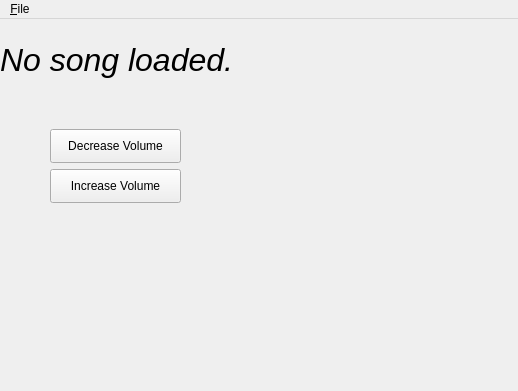
<?xml version="1.0" encoding="UTF-8"?>
<ui version="4.0">
 <class>MainWindow</class>
 <widget class="QMainWindow" name="MainWindow">
  <property name="geometry">
   <rect>
    <x>0</x>
    <y>0</y>
    <width>518</width>
    <height>391</height>
   </rect>
  </property>
  <property name="windowTitle">
   <string>Untzy</string>
  </property>
  <widget class="QWidget" name="centralWidget">
   <widget class="QLabel" name="songLabel">
    <property name="geometry">
     <rect>
      <x>0</x>
      <y>0</y>
      <width>511</width>
      <height>81</height>
     </rect>
    </property>
    <property name="sizePolicy">
     <sizepolicy hsizetype="Ignored" vsizetype="Ignored">
      <horstretch>0</horstretch>
      <verstretch>0</verstretch>
     </sizepolicy>
    </property>
    <property name="font">
     <font>
      <pointsize>24</pointsize>
      <italic>true</italic>
     </font>
    </property>
    <property name="text">
     <string>No song loaded.</string>
    </property>
   </widget>
   <widget class="QPushButton" name="dec_vol">
    <property name="geometry">
     <rect>
      <x>50</x>
      <y>110</y>
      <width>131</width>
      <height>34</height>
     </rect>
    </property>
    <property name="text">
     <string>Decrease Volume</string>
    </property>
   </widget>
   <widget class="QPushButton" name="inc_vol">
    <property name="geometry">
     <rect>
      <x>50</x>
      <y>150</y>
      <width>131</width>
      <height>34</height>
     </rect>
    </property>
    <property name="text">
     <string>Increase Volume</string>
    </property>
   </widget>
  </widget>
  <widget class="QMenuBar" name="menuBar">
   <property name="geometry">
    <rect>
     <x>0</x>
     <y>0</y>
     <width>518</width>
     <height>30</height>
    </rect>
   </property>
   <widget class="QMenu" name="menuFile">
    <property name="title">
     <string>&amp;File</string>
    </property>
    <addaction name="action_open"/>
    <addaction name="action_play"/>
    <addaction name="action_pause"/>
    <addaction name="action_exit"/>
   </widget>
   <addaction name="menuFile"/>
  </widget>
  <action name="action_open">
   <property name="text">
    <string>&amp;Open...</string>
   </property>
  </action>
  <action name="action_play">
   <property name="text">
    <string>&amp;Play</string>
   </property>
  </action>
  <action name="action_pause">
   <property name="text">
    <string>P&amp;ause</string>
   </property>
  </action>
  <action name="action_exit">
   <property name="text">
    <string>E&amp;xit</string>
   </property>
  </action>
 </widget>
 <layoutdefault spacing="6" margin="11"/>
 <resources>
  <include location="resources.qrc"/>
 </resources>
 <connections/>
</ui>
